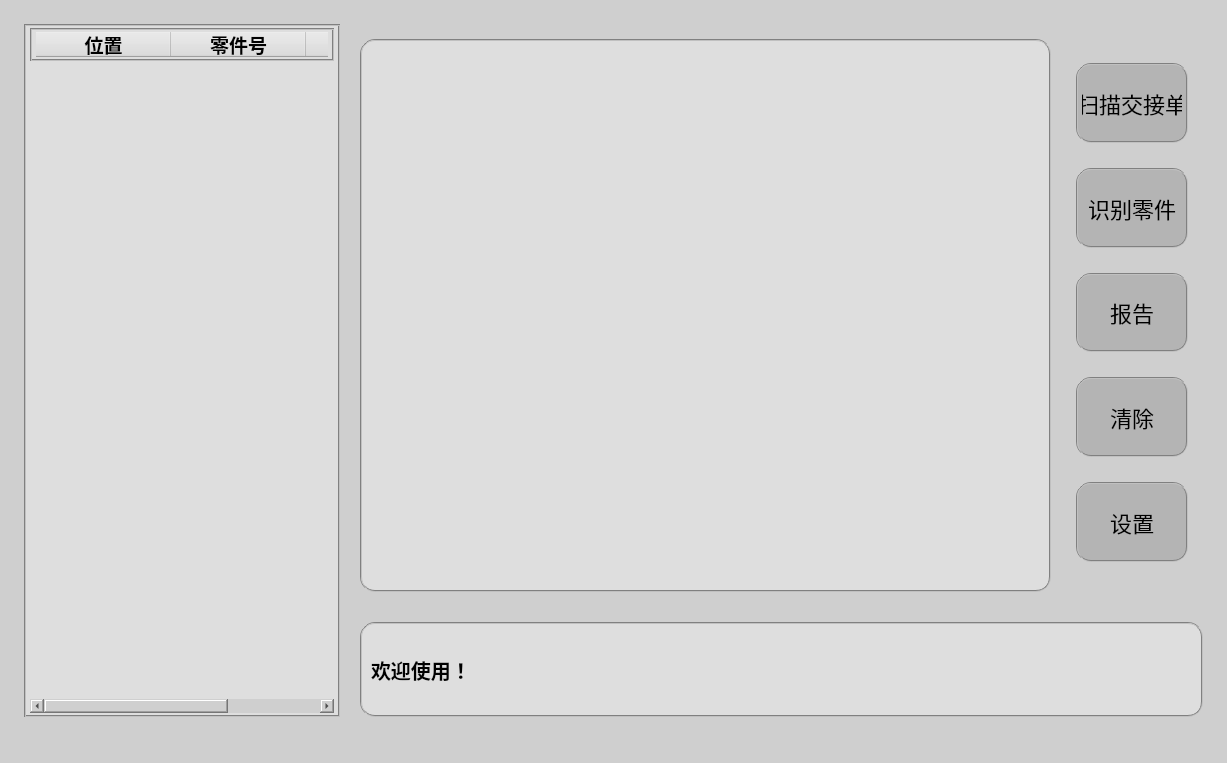
<?xml version="1.0" encoding="UTF-8"?>
<ui version="4.0">
 <class>MainWindow</class>
 <widget class="QMainWindow" name="MainWindow">
  <property name="geometry">
   <rect>
    <x>0</x>
    <y>0</y>
    <width>1227</width>
    <height>763</height>
   </rect>
  </property>
  <property name="minimumSize">
   <size>
    <width>1200</width>
    <height>750</height>
   </size>
  </property>
  <property name="windowTitle">
   <string>ishop-零件号识别</string>
  </property>
  <property name="windowIcon">
   <iconset>
    <normaloff>data/icons/win_icon.jpg</normaloff>
    <normalon>data/icons/win_icon.jpg</normalon>data/icons/win_icon.jpg</iconset>
  </property>
  <property name="styleSheet">
   <string notr="true">background-color:rgb(207,207,207)</string>
  </property>
  <widget class="QWidget" name="centralwidget">
   <property name="minimumSize">
    <size>
     <width>1118</width>
     <height>731</height>
    </size>
   </property>
   <property name="styleSheet">
    <string notr="true"/>
   </property>
   <layout class="QGridLayout" name="gridLayout">
    <item row="0" column="0">
     <layout class="QHBoxLayout" name="horizontalLayout_2" stretch="3,8">
      <property name="spacing">
       <number>20</number>
      </property>
      <property name="leftMargin">
       <number>15</number>
      </property>
      <property name="topMargin">
       <number>15</number>
      </property>
      <property name="rightMargin">
       <number>15</number>
      </property>
      <property name="bottomMargin">
       <number>15</number>
      </property>
      <item>
       <widget class="PartTable" name="partTable">
        <property name="styleSheet">
         <string notr="true">font-size: 20px;height: 33px;border:2px groove gray;padding:2px 4px;background-color:rgb(222,222,222)</string>
        </property>
        <property name="showGrid">
         <bool>false</bool>
        </property>
        <attribute name="horizontalHeaderCascadingSectionResizes">
         <bool>true</bool>
        </attribute>
        <attribute name="horizontalHeaderDefaultSectionSize">
         <number>135</number>
        </attribute>
        <attribute name="horizontalHeaderHighlightSections">
         <bool>true</bool>
        </attribute>
        <attribute name="horizontalHeaderMinimumSectionSize">
         <number>50</number>
        </attribute>
        <attribute name="horizontalHeaderShowSortIndicator" stdset="0">
         <bool>false</bool>
        </attribute>
        <attribute name="horizontalHeaderStretchLastSection">
         <bool>false</bool>
        </attribute>
        <attribute name="verticalHeaderVisible">
         <bool>false</bool>
        </attribute>
        <attribute name="verticalHeaderDefaultSectionSize">
         <number>50</number>
        </attribute>
        <attribute name="verticalHeaderHighlightSections">
         <bool>false</bool>
        </attribute>
        <attribute name="verticalHeaderMinimumSectionSize">
         <number>50</number>
        </attribute>
        <column>
         <property name="text">
          <string>   位置   </string>
         </property>
         <property name="font">
          <font>
           <pointsize>14</pointsize>
           <weight>75</weight>
           <bold>true</bold>
          </font>
         </property>
         <property name="textAlignment">
          <set>AlignCenter</set>
         </property>
         <property name="background">
          <color>
           <red>85</red>
           <green>85</green>
           <blue>255</blue>
          </color>
         </property>
        </column>
        <column>
         <property name="text">
          <string>        零件号        </string>
         </property>
         <property name="font">
          <font>
           <pointsize>14</pointsize>
           <weight>75</weight>
           <bold>true</bold>
          </font>
         </property>
         <property name="textAlignment">
          <set>AlignCenter</set>
         </property>
         <property name="background">
          <color>
           <red>85</red>
           <green>85</green>
           <blue>255</blue>
          </color>
         </property>
        </column>
        <column>
         <property name="text">
          <string>状态</string>
         </property>
         <property name="font">
          <font>
           <pointsize>14</pointsize>
           <weight>75</weight>
           <bold>true</bold>
          </font>
         </property>
         <property name="textAlignment">
          <set>AlignCenter</set>
         </property>
         <property name="background">
          <color>
           <red>85</red>
           <green>85</green>
           <blue>255</blue>
          </color>
         </property>
        </column>
       </widget>
      </item>
      <item>
       <layout class="QVBoxLayout" name="verticalLayout_3" stretch="6,1">
        <property name="spacing">
         <number>30</number>
        </property>
        <item>
         <layout class="QHBoxLayout" name="horizontalLayout" stretch="5,1">
          <property name="spacing">
           <number>10</number>
          </property>
          <property name="topMargin">
           <number>15</number>
          </property>
          <property name="bottomMargin">
           <number>0</number>
          </property>
          <item>
           <widget class="ImageLabel" name="imageLabel">
            <property name="styleSheet">
             <string notr="true">font: bold;font-size: 20px;height: 36px;width: 100px; border:2px groove gray; border-radius:15px;padding:2px 4px;background-color:rgb(222,222,222)</string>
            </property>
            <property name="text">
             <string/>
            </property>
           </widget>
          </item>
          <item>
           <layout class="QVBoxLayout" name="verticalLayout_2" stretch="0,2">
            <property name="topMargin">
             <number>0</number>
            </property>
            <item>
             <widget class="QLabel" name="logoLabel">
              <property name="sizePolicy">
               <sizepolicy hsizetype="MinimumExpanding" vsizetype="MinimumExpanding">
                <horstretch>0</horstretch>
                <verstretch>0</verstretch>
               </sizepolicy>
              </property>
              <property name="maximumSize">
               <size>
                <width>235</width>
                <height>200</height>
               </size>
              </property>
              <property name="text">
               <string/>
              </property>
              <property name="pixmap">
               <pixmap>data/icons/HDTech.png</pixmap>
              </property>
              <property name="scaledContents">
               <bool>true</bool>
              </property>
              <property name="alignment">
               <set>Qt::AlignCenter</set>
              </property>
             </widget>
            </item>
            <item>
             <layout class="QVBoxLayout" name="verticalLayout" stretch="3,3,3,3,3">
              <property name="spacing">
               <number>25</number>
              </property>
              <property name="leftMargin">
               <number>15</number>
              </property>
              <property name="rightMargin">
               <number>15</number>
              </property>
              <property name="bottomMargin">
               <number>30</number>
              </property>
              <item>
               <widget class="PushButton" name="scanBtn">
                <property name="sizePolicy">
                 <sizepolicy hsizetype="Minimum" vsizetype="Preferred">
                  <horstretch>0</horstretch>
                  <verstretch>0</verstretch>
                 </sizepolicy>
                </property>
                <property name="maximumSize">
                 <size>
                  <width>200</width>
                  <height>150</height>
                 </size>
                </property>
                <property name="styleSheet">
                 <string notr="true">font-size: 22px;height: 36px;width: 100px; border:2px groove gray; border-radius:15px;padding:2px 4px;background-color:rgb(180,180,180)</string>
                </property>
                <property name="text">
                 <string>扫描交接单</string>
                </property>
                <property name="icon">
                 <iconset>
                  <normaloff>data/icons/scan.png</normaloff>data/icons/scan.png</iconset>
                </property>
                <property name="iconSize">
                 <size>
                  <width>33</width>
                  <height>33</height>
                 </size>
                </property>
                <property name="checkable">
                 <bool>true</bool>
                </property>
               </widget>
              </item>
              <item>
               <widget class="PushButton" name="ocrBtn">
                <property name="sizePolicy">
                 <sizepolicy hsizetype="Minimum" vsizetype="Preferred">
                  <horstretch>0</horstretch>
                  <verstretch>0</verstretch>
                 </sizepolicy>
                </property>
                <property name="maximumSize">
                 <size>
                  <width>200</width>
                  <height>150</height>
                 </size>
                </property>
                <property name="styleSheet">
                 <string notr="true">font-size: 22px;height: 36px;width: 100px; border:2px groove gray; border-radius:15px;padding:2px 4px;background-color:rgb(180,180,180)</string>
                </property>
                <property name="text">
                 <string>识别零件</string>
                </property>
                <property name="icon">
                 <iconset>
                  <normaloff>data/icons/startdet.png</normaloff>data/icons/startdet.png</iconset>
                </property>
                <property name="iconSize">
                 <size>
                  <width>25</width>
                  <height>25</height>
                 </size>
                </property>
                <property name="checkable">
                 <bool>true</bool>
                </property>
               </widget>
              </item>
              <item>
               <widget class="PushButton" name="reportBtn">
                <property name="sizePolicy">
                 <sizepolicy hsizetype="Minimum" vsizetype="Preferred">
                  <horstretch>0</horstretch>
                  <verstretch>0</verstretch>
                 </sizepolicy>
                </property>
                <property name="maximumSize">
                 <size>
                  <width>200</width>
                  <height>150</height>
                 </size>
                </property>
                <property name="toolTip">
                 <string>生成检测报告</string>
                </property>
                <property name="styleSheet">
                 <string notr="true">font-size: 22px;height: 36px;width: 100px; border:2px groove gray; border-radius:15px;padding:2px 4px;background-color:rgb(180,180,180)</string>
                </property>
                <property name="text">
                 <string>报告</string>
                </property>
                <property name="icon">
                 <iconset>
                  <normaloff>data/icons/report.png</normaloff>data/icons/report.png</iconset>
                </property>
                <property name="iconSize">
                 <size>
                  <width>30</width>
                  <height>30</height>
                 </size>
                </property>
                <property name="checkable">
                 <bool>true</bool>
                </property>
               </widget>
              </item>
              <item>
               <widget class="PushButton" name="clearBtn">
                <property name="sizePolicy">
                 <sizepolicy hsizetype="Minimum" vsizetype="Preferred">
                  <horstretch>0</horstretch>
                  <verstretch>0</verstretch>
                 </sizepolicy>
                </property>
                <property name="maximumSize">
                 <size>
                  <width>200</width>
                  <height>150</height>
                 </size>
                </property>
                <property name="toolTip">
                 <string>清除已识别内容</string>
                </property>
                <property name="styleSheet">
                 <string notr="true">font-size: 22px;height: 36px;width: 100px; border:2px groove gray; border-radius:15px;padding:2px 4px;background-color:rgb(180,180,180)</string>
                </property>
                <property name="text">
                 <string>清除</string>
                </property>
                <property name="icon">
                 <iconset>
                  <normaloff>data/icons/reset.png</normaloff>data/icons/reset.png</iconset>
                </property>
                <property name="iconSize">
                 <size>
                  <width>30</width>
                  <height>30</height>
                 </size>
                </property>
                <property name="checkable">
                 <bool>true</bool>
                </property>
               </widget>
              </item>
              <item>
               <widget class="PushButton" name="configBtn">
                <property name="sizePolicy">
                 <sizepolicy hsizetype="MinimumExpanding" vsizetype="Preferred">
                  <horstretch>0</horstretch>
                  <verstretch>0</verstretch>
                 </sizepolicy>
                </property>
                <property name="maximumSize">
                 <size>
                  <width>200</width>
                  <height>150</height>
                 </size>
                </property>
                <property name="styleSheet">
                 <string notr="true">font-size: 22px;height: 36px;width: 100px; border:2px groove gray; border-radius:15px;padding:2px 4px;background-color:rgb(180,180,180)</string>
                </property>
                <property name="text">
                 <string>设置</string>
                </property>
                <property name="icon">
                 <iconset>
                  <normaloff>data/icons/setting.png</normaloff>data/icons/setting.png</iconset>
                </property>
                <property name="iconSize">
                 <size>
                  <width>30</width>
                  <height>30</height>
                 </size>
                </property>
                <property name="checkable">
                 <bool>true</bool>
                </property>
                <property name="checked">
                 <bool>false</bool>
                </property>
               </widget>
              </item>
             </layout>
            </item>
           </layout>
          </item>
         </layout>
        </item>
        <item>
         <widget class="QLabel" name="statusLabel">
          <property name="styleSheet">
           <string notr="true">font: bold;font-size: 20px;height: 36px;width: 100px; border:2px groove gray; border-radius:15px;padding:2px 4px;background-color:rgb(222,222,222)</string>
          </property>
          <property name="text">
           <string>欢迎使用！</string>
          </property>
         </widget>
        </item>
       </layout>
      </item>
     </layout>
    </item>
   </layout>
  </widget>
  <widget class="QStatusBar" name="statusbar">
   <property name="enabled">
    <bool>true</bool>
   </property>
  </widget>
 </widget>
 <customwidgets>
  <customwidget>
   <class>ImageLabel</class>
   <extends>QLabel</extends>
   <header location="global">ImageLabel.h</header>
  </customwidget>
  <customwidget>
   <class>PartTable</class>
   <extends>QTableWidget</extends>
   <header location="global">PartTable.h</header>
  </customwidget>
  <customwidget>
   <class>PushButton</class>
   <extends>QPushButton</extends>
   <header location="global">PushButton.h</header>
  </customwidget>
 </customwidgets>
 <resources/>
 <connections>
  <connection>
   <sender>partTable</sender>
   <signal>itemClicked(QTableWidgetItem*)</signal>
   <receiver>MainWindow</receiver>
   <slot>updateStatus()</slot>
   <hints>
    <hint type="sourcelabel">
     <x>48</x>
     <y>659</y>
    </hint>
    <hint type="destinationlabel">
     <x>558</x>
     <y>390</y>
    </hint>
   </hints>
  </connection>
  <connection>
   <sender>configBtn</sender>
   <signal>clicked()</signal>
   <receiver>MainWindow</receiver>
   <slot>systemConfig()</slot>
   <hints>
    <hint type="sourcelabel">
     <x>1150</x>
     <y>547</y>
    </hint>
    <hint type="destinationlabel">
     <x>1200</x>
     <y>584</y>
    </hint>
   </hints>
  </connection>
  <connection>
   <sender>clearBtn</sender>
   <signal>clicked()</signal>
   <receiver>MainWindow</receiver>
   <slot>clearAll()</slot>
   <hints>
    <hint type="sourcelabel">
     <x>1165</x>
     <y>474</y>
    </hint>
    <hint type="destinationlabel">
     <x>1204</x>
     <y>477</y>
    </hint>
   </hints>
  </connection>
  <connection>
   <sender>reportBtn</sender>
   <signal>clicked()</signal>
   <receiver>MainWindow</receiver>
   <slot>createReport()</slot>
   <hints>
    <hint type="sourcelabel">
     <x>1177</x>
     <y>403</y>
    </hint>
    <hint type="destinationlabel">
     <x>1202</x>
     <y>408</y>
    </hint>
   </hints>
  </connection>
  <connection>
   <sender>ocrBtn</sender>
   <signal>clicked()</signal>
   <receiver>MainWindow</receiver>
   <slot>recParts()</slot>
   <hints>
    <hint type="sourcelabel">
     <x>1164</x>
     <y>343</y>
    </hint>
    <hint type="destinationlabel">
     <x>1213</x>
     <y>358</y>
    </hint>
   </hints>
  </connection>
  <connection>
   <sender>scanBtn</sender>
   <signal>clicked()</signal>
   <receiver>MainWindow</receiver>
   <slot>recDocument()</slot>
   <hints>
    <hint type="sourcelabel">
     <x>1160</x>
     <y>271</y>
    </hint>
    <hint type="destinationlabel">
     <x>1205</x>
     <y>281</y>
    </hint>
   </hints>
  </connection>
 </connections>
 <slots>
  <slot>recDocument()</slot>
  <slot>recParts()</slot>
  <slot>createReport()</slot>
  <slot>clearAll()</slot>
  <slot>updateStatus()</slot>
  <slot>systemConfig()</slot>
 </slots>
</ui>
